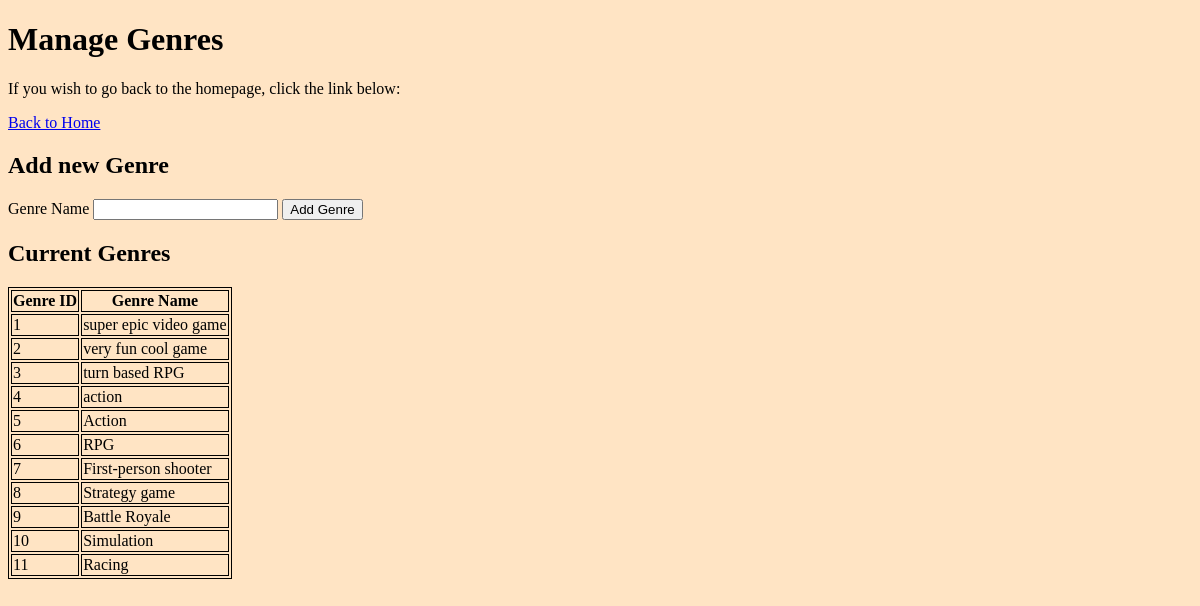
The app's page /managegenres (signed in) with its own data.
### tables this page shows
CREATE TABLE Genre(genreID INTEGER PRIMARY KEY AUTOINCREMENT,name TEXT NOT NULL);

### main.py (the view, shortened to what this page needs)
@app.route("/managegenres", methods=["GET", "POST"])
def managegenres():
    if "username" not in session:
        return redirect(url_for("homepage"))
    conn = sqlite3.connect("game.db")
    c = conn.cursor()
    c.execute("SELECT * FROM Genre")
    genres = c.fetchall()
    error = None
    conn.close()
    return render_template("managegenres.html", genres=genres, error=error)

### templates/managegenres.html (shortened to what this page needs)
<!DOCTYPE html>
<html lang="en">
<head>
    <link rel="stylesheet" href="static/style.css">
</head>
<body>
<h1>Manage Genres</h1>
    <p>If you wish to go back to the homepage, click the link below:</p>
<a href="/homepage">Back to Home</a>
<h2>Add new Genre </h2>
<form method="POST" action ="/managegenres">
    <label for="genre_name">Genre Name</label>
    <input type="text" id="genre_name" name="genre_name" required>
    <input type="submit" value="Add Genre">
</form>
<h2>Current Genres</h2>
<table>
       <tr>
        <th>Genre ID</th>
        <th>Genre Name</th>
    </tr>
    {% for genre in genres %}
    <tr>
        <td>{{ genre[0] }}</td>
        <td>{{ genre[1] }}</td>
    </tr>
    {% endfor %}
</table>
</body>
</html>

### static/style.css (style rules this page uses)
body { background-color: bisque; }
table, th, td { border: 1px solid; }
.checkbox-group, p { display: flex; flex-wrap: wrap; gap: 10px; }

### records on screen
Genre: genreID "1", name "super epic video game"
Genre: genreID "2", name "very fun cool game"
Genre: genreID "3", name "turn based RPG"
Genre: genreID "4", name "action"
Genre: genreID "5", name "Action"
Genre: genreID "6", name "RPG"
Genre: genreID "7", name "First-person shooter"
Genre: genreID "8", name "Strategy game"
Genre: genreID "9", name "Battle Royale"
Genre: genreID "10", name "Simulation"
Genre: genreID "11", name "Racing"
